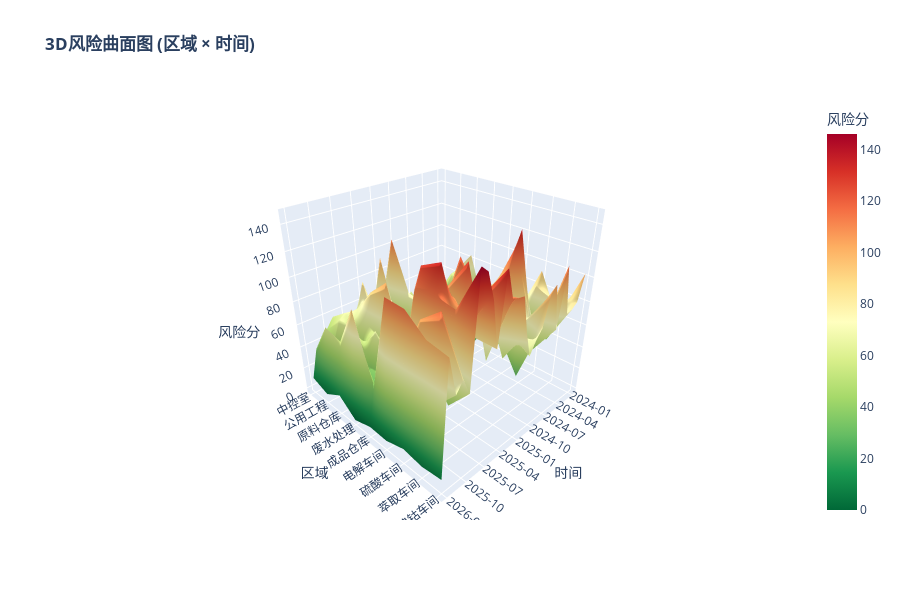

Notebook code cell kept with this figure:
### Markdown cell above
## 7. 3D曲面图分析

展示区域-时间-风险的三维关系，直观展示风险热点。

### Code cell
# 3D曲面图 - 区域 × 时间 × 风险
surface_data = analyzer.get_3d_surface_data()

x_vals = list(range(len(surface_data['x'])))
y_vals = list(range(len(surface_data['y'])))
z_data = np.array(surface_data['z'])

fig = go.Figure(data=[
    go.Surface(
        x=x_vals,
        y=y_vals,
        z=z_data,
        colorscale='RdYlGn_r',
        colorbar=dict(title='风险分'),
        hovertemplate='时间: %{x}<br>区域: %{y}<br>风险分: %{z:.0f}<extra></extra>'
    )
])

fig.update_layout(
    title='<b>3D风险曲面图 (区域 × 时间)</b>',
    scene=dict(
        xaxis=dict(
            title='时间',
            ticktext=surface_data['x'][::3],  # 每3个月显示一个标签
            tickvals=list(range(0, len(surface_data['x']), 3))
        ),
        yaxis=dict(
            title='区域',
            ticktext=surface_data['y'],
            tickvals=y_vals
        ),
        zaxis=dict(title='风险分'),
        camera=dict(eye=dict(x=1.5, y=1.5, z=1.2))
    ),
    height=600
)

fig.show()

### Figure 1 — Plotly figure (JSON) as saved in the notebook; plotly's stock layout.template omitted (floating-point values rounded to 4 significant figures; data arrays with more than 128 entries replaced by an {"elided": "..."} marker saying what was removed)
{"data": [{"colorbar": {"title": {"text": "风险分"}}, "colorscale": [[0, "rgb(0,104,55)"], [0.1, "rgb(26,152,80)"], [0.2, "rgb(102,189,99)"], [0.3, "rgb(166,217,106)"], [0.4, "rgb(217,239,139)"], [0.5, "rgb(255,255,191)"], [0.6, "rgb(254,224,139)"], [0.7, "rgb(253,174,97)"], [0.8, "rgb(244,109,67)"], [0.9, "rgb(215,48,39)"], [1, "rgb(165,0,38)"]], "hovertemplate": "时间: %{x}<br>区域: %{y}<br>风险分: %{z:.0f}<extra></extra>", "type": "surface", "x": [0, 1, 2, 3, 4, 5, 6, 7, 8, 9, 10, 11, 12, 13, 14, 15, 16, 17, 18, 19, 20, 21, 22, 23, 24], "y": [0, 1, 2, 3, 4, 5, 6, 7, 8], "z": {"elided": "9x25 int values"}}], "layout": {"height": 600, "scene": {"camera": {"eye": {"x": 1.5, "y": 1.5, "z": 1.2}}, "xaxis": {"ticktext": ["2024-01", "2024-04", "2024-07", "2024-10", "2025-01", "2025-04", "2025-07", "2025-10", "2026-01"], "tickvals": [0, 3, 6, 9, 12, 15, 18, 21, 24], "title": {"text": "时间"}}, "yaxis": {"ticktext": ["中控室", "公用工程", "原料仓库", "废水处理", "成品仓库", "电解车间", "硫酸车间", "萃取车间", "镍钴车间"], "tickvals": [0, 1, 2, 3, 4, 5, 6, 7, 8], "title": {"text": "区域"}}, "zaxis": {"title": {"text": "风险分"}}}, "title": {"text": "<b>3D风险曲面图 (区域 × 时间)</b>"}}}
